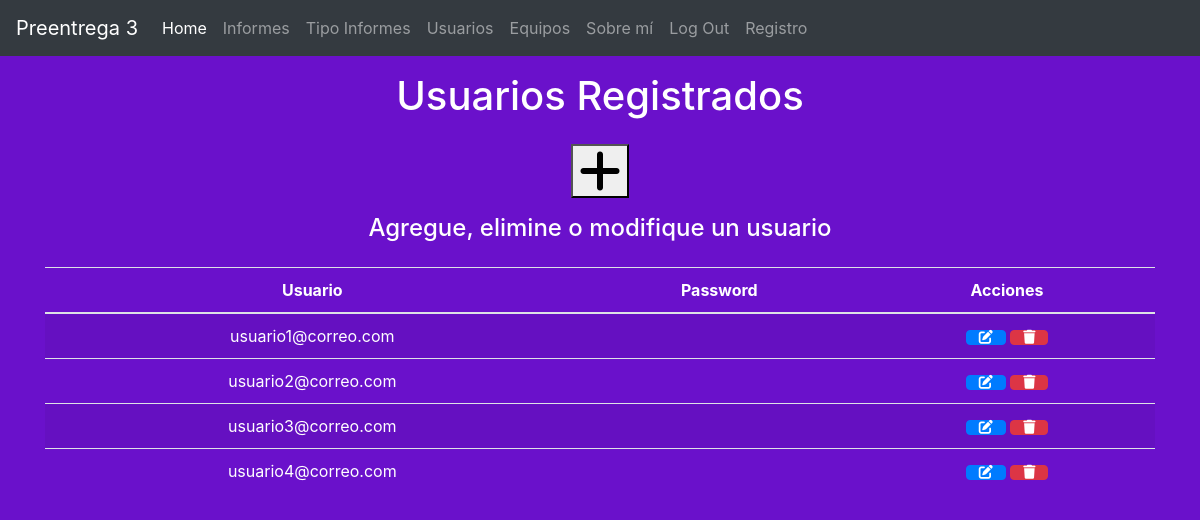
Page /usuarios/ (signed in) on the committed database.
### aplicacion/models.py (models this page shows)
class Usuarios(models.Model):
    correo_usuarios = models.CharField(max_length = 30)
    password_usuarios = models.CharField(max_length = 15, default= 'password')

### aplicacion/views.py (the view)
# urls.py: path('usuarios/', UsuariosList.as_view(), name='usuarios'),
class UsuariosList(LoginRequiredMixin, ListView):
    model = Usuarios

### aplicacion/templates/aplicacion/usuarios_list.html
{% extends 'aplicacion/base.html' %}
{% load static %}
{% block titulo %}
    <div style="text-align: center" >
        <h1 class="text-center p-3 mb-2 bg-gradient-primary text-white">Usuarios Registrados</h1>
        <a href="{% url 'create_usuarios' %}">
            <button><i class="fa fa-plus" style="font-size:48px" title="Agregar Informe"></i></button>
        </a>
    </div>
{% endblock titulo %}
{% block contenido %}
    <div>
        <h4 class="text-center p-3 mb-2 bg-gradient-primary text-white">Agregue, elimine o modifique un usuario</h4>
    </div>
    <div class="container">
    <table class="table table-striped table-hover" align="center">
        <thead>
            <tr class="text-white text-center">
                <th>Usuario</th>
                <th>Password</th>
                <th>Acciones</th>
            </tr>
        </thead>
        <tbody>
    {% for usuario in usuarios_list  %}
            <tr>
                <td class= "text-white text-center">{{ usuario.correo_usuarios }}</td>
                <td class= "text-white text-center">{{ informe.password_usuarios }}</td>
                <td class="text-center">
                    <a
                      href="{% url 'update_usuarios' usuario.id %}"
                      class="btn btn-primary"
                      style="--bs-btn-padding-y: .25rem; --bs-btn-padding-x: .5rem; --bs-btn-font-size: .75rem;"
                      ><i class="fa fa-edit fa-sm" title="Edit Record"></i>
                    </a>
                    <a
                      href="{% url 'delete_usuarios' usuario.id %}"
                      class="btn btn-danger"
                      style="--bs-btn-padding-y: .25rem; --bs-btn-padding-x: .5rem; --bs-btn-font-size: .75rem;"
                      ><i class="fa fa-trash fa-sm" title="Delete Record"></i>
                    </a>
                  </td>
            </tr>
    {% endfor %}
        </tbody>
    </table>
</div>
{% endblock contenido %}

### aplicacion/templates/aplicacion/base.html (shortened to what this page needs)
<html>
<head>
    <link rel="stylesheet" href="https://cdnjs.cloudflare.com/ajax/libs/twitter-bootstrap/4.5.2/css/bootstrap.min.css">
    <link rel="stylesheet" href="https://cdnjs.cloudflare.com/ajax/libs/ionicons/2.0.1/css/ionicons.min.css">
    <link rel="stylesheet" href="https://cdn.jsdelivr.net/npm/@fortawesome/fontawesome-free@6.2.1/css/fontawesome.min.css">
    <link rel="stylesheet" href="../../static/aplicacion/css/login.css">
    <link rel="stylesheet" href="https://cdnjs.cloudflare.com/ajax/libs/font-awesome/6.4.0/css/all.min.css">
</head>
<body style="background: #6a11cb;">
  <nav class="navbar navbar-expand-lg navbar-light bg-light navbar navbar-dark bg-dark">
    <a class="navbar-brand" href="#">Preentrega 3</a>
    <div class="collapse navbar-collapse" id="navbarNav">
      {% if user.is_authenticated %}
      <ul class="navbar-nav">
        <li class="nav-item active">
          <a class="nav-link" href="{% url 'home' %}">Home<span class="sr-only">(current)</span></a>
        </li>
        <li class="nav-item">
          <a class="nav-link" href="{% url 'informes' %}">Informes</a>
        </li>
        <li class="nav-item">
          <a class="nav-link" href="{% url 'tipoinforme' %}">Tipo Informes</a>
        </li>
        <li class="nav-item">
          <a class="nav-link" href="{% url 'usuarios' %}">Usuarios</a>
        </li>
        <li class="nav-item">
          <a class="nav-link" href="{% url 'equipos' %}">Equipos</a>
        </li>
        <li class="nav-item">
          <a class="nav-link" href="{% url 'sobre_mi' %}">Sobre mí</a>
        </li>
        <li class="nav-item">
          <a class="nav-link" href="{% url 'logout' %}">Log Out</a>
        </li>
        <li class="nav-item">
          <a class="nav-link" href="{% url 'registro' %}">Registro</a>
        </li>
      </ul>
      {% endif %}
    </div>
  </nav>
  {% block titulo %}
  {% endblock titulo %}
  {% block contenido %}
  {% endblock contenido %}
</body>
</html>

### rows in the picture
Usuarios: correo_usuarios "usuario1@correo.com"
Usuarios: correo_usuarios "usuario2@correo.com"
Usuarios: correo_usuarios "usuario3@correo.com"
Usuarios: correo_usuarios "usuario4@correo.com"
